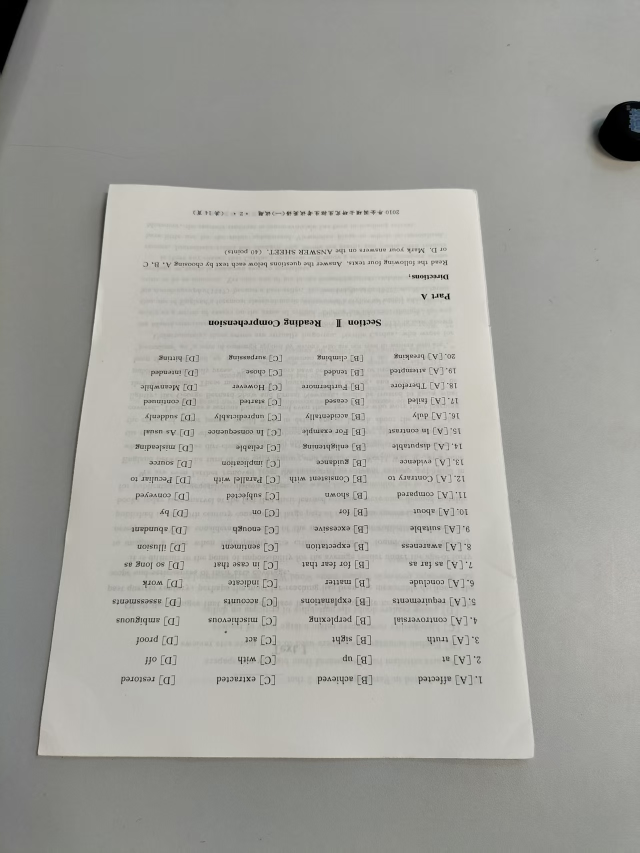
#> input picture 实验课作业/lab05/paper.jpg, 1279 x 1706 px (shown at 1/2 size)
$ python lab05.py
#> lines starting #> are read from the running program, lines starting #| are printed output that depends on the picture; after the words box and inside, x2 and y2 are one past the last pixel; in counts of white or black regions, pixels touching at a corner belong together
import cv2
import numpy as np
import os

os.environ["OPENCV_LOG_LEVEL"] = "ERROR"


# ====================== 1. 测试图像 & 三种变换 ======================
def create_test_image():
    img = np.ones((400, 400, 3), dtype=np.uint8) * 255
    cv2.rectangle(img, (50, 50), (200, 200), (0, 0, 255), 2)
    cv2.circle(img, (300, 300), 50, (0, 255, 0), 2)
    cv2.line(img, (50, 250), (350, 250), (255, 0, 0), 2)
    cv2.line(img, (50, 280), (350, 280), (255, 0, 0), 2)
    cv2.line(img, (100, 50), (100, 350), (0, 0, 0), 2)
    cv2.line(img, (150, 50), (150, 350), (0, 0, 0), 2)
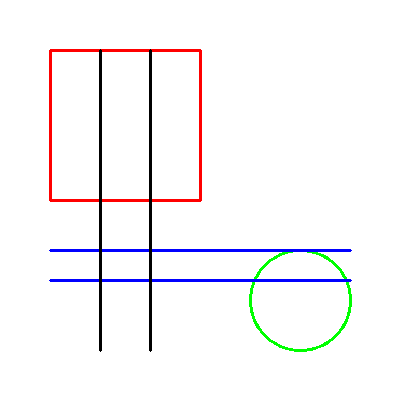
#> img: shape (400, 400, 3); mean of channels 0, 1, 2 248, 246.5, 248; drawn as B, G, R
    return img

def similarity_transform(img):
    rows, cols = img.shape[:2]
#> rows = 400; cols = 400
    center = (cols//2, rows//2)
#> center = (200, 200)
    M = cv2.getRotationMatrix2D(center, 30, 0.8)
    dst = cv2.warpAffine(img, M, (cols, rows))
    return dst

def affine_transform(img):
    rows, cols = img.shape[:2]
#> rows = 400; cols = 400
    pts1 = np.float32([[50, 50], [200, 50], [50, 200]])
    pts2 = np.float32([[80, 100], [220, 80], [60, 230]])
    M = cv2.getAffineTransform(pts1, pts2)
    dst = cv2.warpAffine(img, M, (cols, rows))
    return dst

def perspective_transform(img):
    rows, cols = img.shape[:2]
#> rows = 400; cols = 400
    pts1 = np.float32([[0, 0], [cols-1, 0], [0, rows-1], [cols-1, rows-1]])
#> pts1 = [[0, 0], [399, 0], [0, 399], [399, 399]]
    pts2 = np.float32([[50, 50], [cols-50, 80], [30, rows-30], [cols-30, rows-50]])
    M = cv2.getPerspectiveTransform(pts1, pts2)
    dst = cv2.warpPerspective(img, M, (cols, rows))
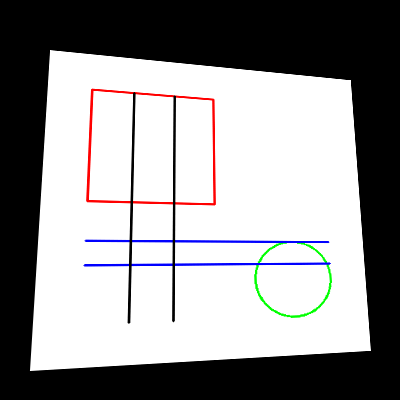
#> dst: shape (400, 400, 3); mean of channels 0, 1, 2 146.9, 145.9, 146.9; drawn as B, G, R
    return dst
# ====================== 全自动文档校正（超强版） ======================
def auto_correct_paper(image_path):
    # 1. 读取图片
    img = cv2.imread(image_path)
    if img is None:
        raise ValueError("无法读取图片")

    # 2. 预处理：灰度 + 模糊 + 边缘检测
    gray = cv2.cvtColor(img, cv2.COLOR_BGR2GRAY)
    blur = cv2.GaussianBlur(gray, (9, 9), 0)
    edges = cv2.Canny(blur, 50, 150)

    # 3. 找轮廓
    contours, _ = cv2.findContours(edges.copy(), cv2.RETR_EXTERNAL, cv2.CHAIN_APPROX_SIMPLE)
    contours = sorted(contours, key=cv2.contourArea, reverse=True)[:5]

    # 4. 寻找四边形（纸张四个角）
    screen_cnt = None
    for c in contours:
        peri = cv2.arcLength(c, True)
        approx = cv2.approxPolyDP(c, 0.02 * peri, True)
        if len(approx) == 4:
            screen_cnt = approx
            break

    if screen_cnt is None:
        raise Exception("未检测到纸张边缘，请确保背景干净、光线充足")

    # 5. 四点排序（必须正确：左上 → 右上 → 右下 → 左下）
    pts = screen_cnt.reshape(4, 2)
    rect = np.zeros((4, 2), dtype="float32")

    s = pts.sum(axis=1)
    rect[0] = pts[np.argmin(s)]  # 左上
    rect[2] = pts[np.argmax(s)]  # 右下

    diff = np.diff(pts, axis=1)
    rect[1] = pts[np.argmin(diff)]  # 右上
    rect[3] = pts[np.argmax(diff)]  # 左下

    # 6. 目标尺寸（标准A4）
    (tl, tr, br, bl) = rect
    widthA = np.sqrt(((br[0] - bl[0]) ** 2) + ((br[1] - bl[1]) ** 2))
    widthB = np.sqrt(((tr[0] - tl[0]) ** 2) + ((tr[1] - tl[1]) ** 2))
    maxWidth = max(int(widthA), int(widthB))

    heightA = np.sqrt(((tr[0] - br[0]) ** 2) + ((tr[1] - br[1]) ** 2))
    heightB = np.sqrt(((tl[0] - bl[0]) ** 2) + ((tl[1] - bl[1]) ** 2))
    maxHeight = max(int(heightA), int(heightB))

    # 目标坐标
    dst = np.array([
        [0, 0],
        [maxWidth - 1, 0],
        [maxWidth - 1, maxHeight - 1],
        [0, maxHeight - 1]], dtype="float32")

    # 7. 透视变换
    M = cv2.getPerspectiveTransform(rect, dst)
    warped = cv2.warpPerspective(img, M, (maxWidth, maxHeight))

    return img, warped


if __name__ == "__main__":
    # 1. 生成三种变换结果
    print("正在生成三种变换对比图...")
    test_img = create_test_image()
    sim = similarity_transform(test_img)
    aff = affine_transform(test_img)
    per = perspective_transform(test_img)

    # 拼接并保存，不用plt
    top = np.hstack((test_img, sim))
    bottom = np.hstack((aff, per))
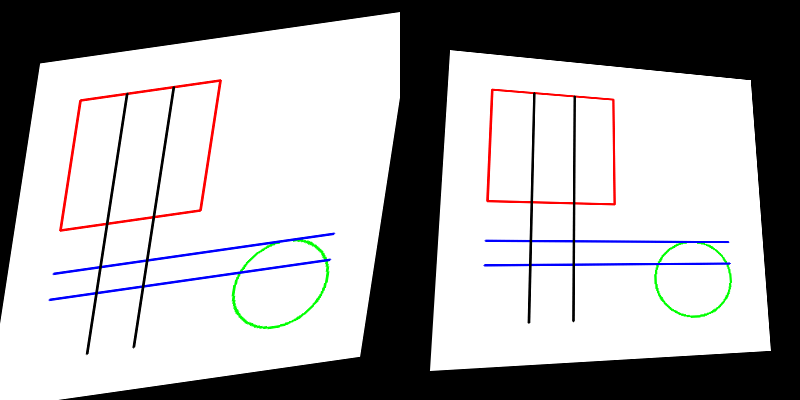
#> bottom: shape (400, 800, 3); mean of channels 0, 1, 2 170.5, 169.4, 170.4; drawn as B, G, R
    all_transform = np.vstack((top, bottom))
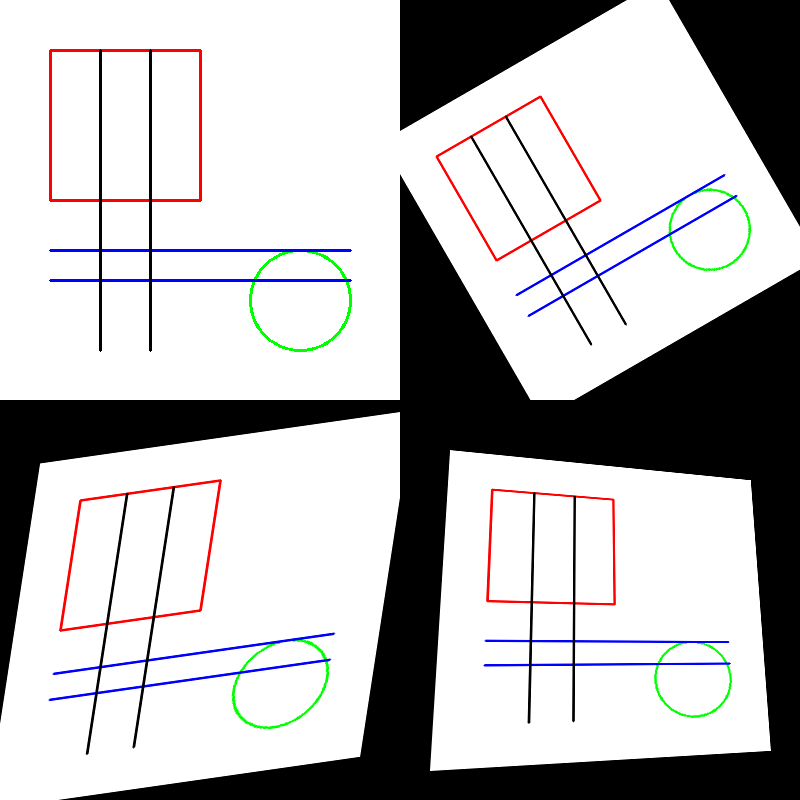
#> all_transform: shape (800, 800, 3); mean of channels 0, 1, 2 186.3, 185.1, 186.2; drawn as B, G, R
    cv2.imwrite("transform_result.png", all_transform)
    print("三种变换对比图已生成！")


if __name__ == "__main__":
    img_path = "paper.jpg"

    if not os.path.exists(img_path):
        print(f"请把图片命名为 paper.jpg 放在同一目录")
    else:

        original, corrected = auto_correct_paper(img_path)
#> in auto_correct_paper, img is the input picture: shape (1706, 1279, 3); mean B, G, R 156.7, 162.1, 162.3
#> in auto_correct_paper, `edges = cv2.Canny(blur, 50, 150)`:
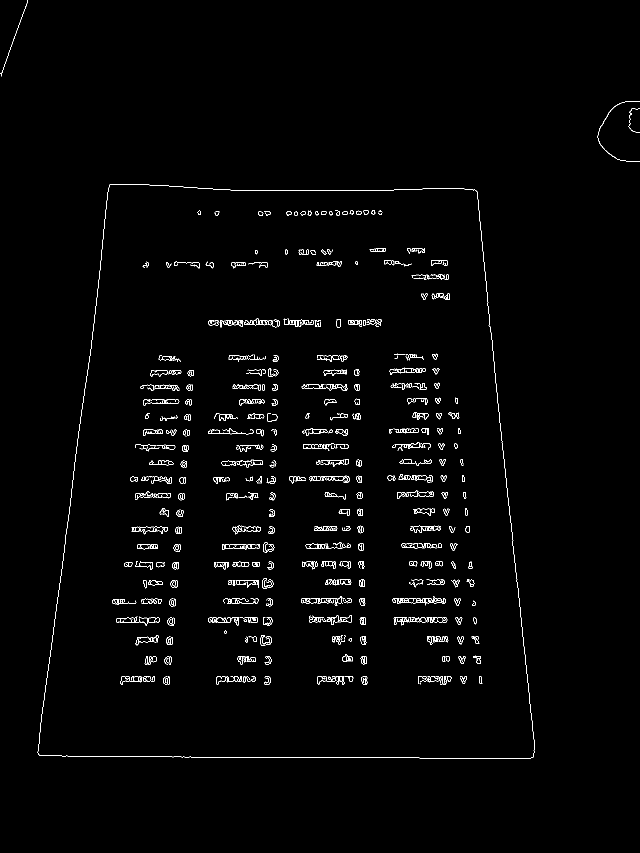
#> edges: shape (1706, 1279) (shown at 1/2 size); 1.4% white in thin lines or dots, all inside (x1, y1, x2, y2) = (0, 0, 1279, 1518)
#> in auto_correct_paper, `contours, _ = cv2.findContours(edges.copy(), cv2.RETR_EXTERNAL, cv2.CH..`: contours = 4 contours, 2 with area under 20; largest, box (x1, y1, x2, y2) and area: (75, 368, 1069, 1518) 982428, (1195, 202, 1279, 323) 64
#> the loop in auto_correct_paper, `for c in contours:` made 1 pass
#> (peri, screen_cnt) on pass 1: (4137.7, [[220, 368], [76, 1508], [1065, 1515], [954, 383]])
#> in auto_correct_paper, `pts = screen_cnt.reshape(4, 2)`: pts = [[220, 368], [76, 1508], [1065, 1515], [954, 383]]
#> in auto_correct_paper, `s = pts.sum(axis=1)`: s = [588, 1584, 2580, 1337]
#> in auto_correct_paper, `diff = np.diff(pts, axis=1)`: diff = [148, 1432, 450, -571]
#> in auto_correct_paper, `warped = cv2.warpPerspective(img, M, (maxWidth, maxHeight))`:
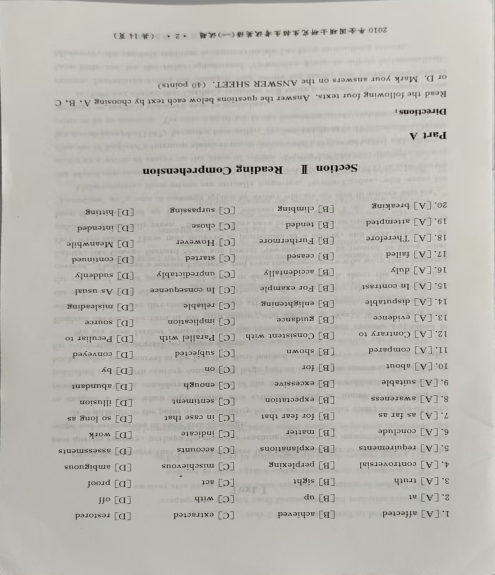
#> warped: shape (1149, 989, 3) (shown at 1/2 size); mean B, G, R 176.5, 183.1, 184.8

        # 保存结果
        cv2.imwrite("corrected_paper.jpg", corrected)

        # 生成对比图
        h = original.shape[0]
        corrected_resized = cv2.resize(corrected, (int(corrected.shape[1] * h / corrected.shape[0]), h))
        compare = np.hstack((original, corrected_resized))
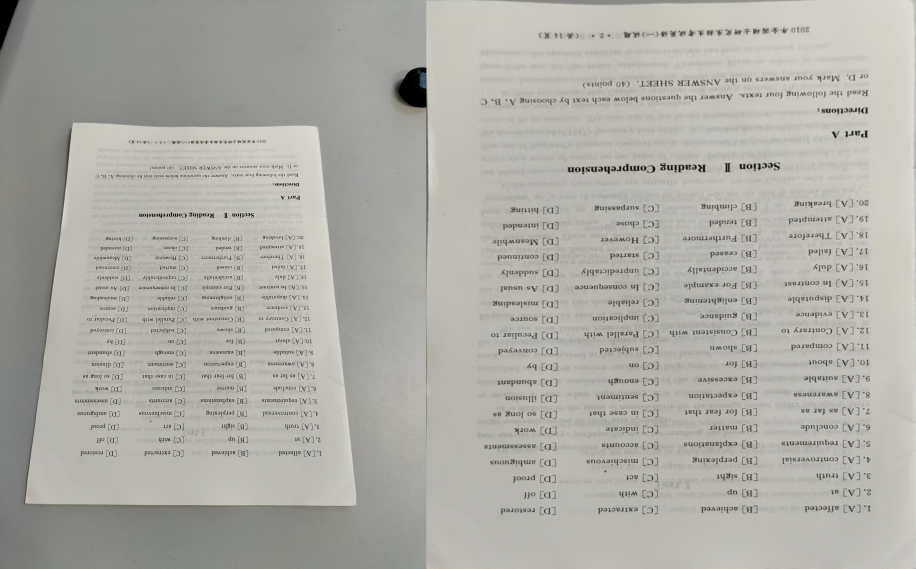
#> compare: shape (1706, 2747, 3) (shown at 1/3 size); mean B, G, R 167.2, 173.3, 174.3
        cv2.imwrite("paper_corrected.png", compare)

        print("校正完成！")
        print("corrected_paper.jpg = 校正后的平整A4")
        print("paper_corrected.png = 校正前后对比")

        '''
三种几何变换对几何性质的影响
1. 相似变换
直线：保持为直线。
平行线：仍然保持平行。
垂直线：变换后依然保持垂直关系。
圆：仍然保持为正圆，仅位置、角度或整体大小发生变化，形状不改变。
2. 仿射变换
直线：保持为直线。
平行线：变换后仍然保持平行关系。
垂直线：变换后不再保持垂直，夹角会发生改变。
圆：会被拉伸或压缩，变成椭圆，不再是标准圆形。
3. 透视变换
直线：保持为直线。
平行线：变换后不再平行，会向消失点汇聚。
垂直线：变换后不再保持垂直，夹角会发生改变。
        '''
